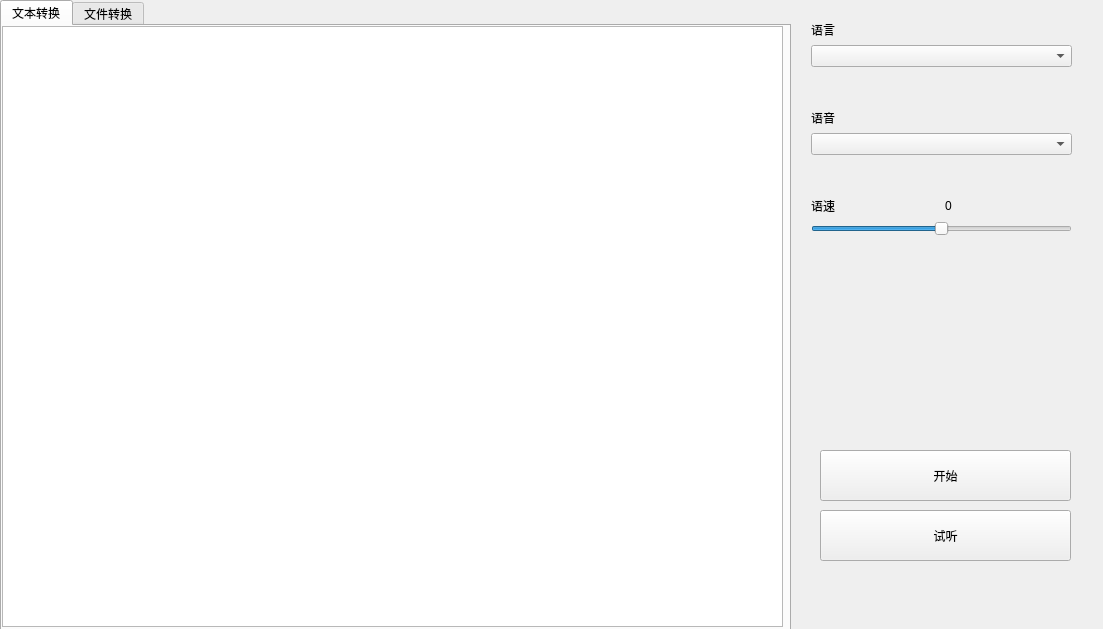
<?xml version="1.0" encoding="UTF-8"?>
<ui version="4.0">
 <class>Form</class>
 <widget class="QWidget" name="Form">
  <property name="geometry">
   <rect>
    <x>0</x>
    <y>0</y>
    <width>1103</width>
    <height>629</height>
   </rect>
  </property>
  <property name="windowTitle">
   <string>微软文字转语音</string>
  </property>
  <widget class="QTabWidget" name="tabWidget">
   <property name="geometry">
    <rect>
     <x>0</x>
     <y>0</y>
     <width>791</width>
     <height>631</height>
    </rect>
   </property>
   <property name="currentIndex">
    <number>0</number>
   </property>
   <widget class="QWidget" name="tab">
    <attribute name="title">
     <string>文本转换</string>
    </attribute>
    <widget class="QTextEdit" name="textEdit">
     <property name="geometry">
      <rect>
       <x>0</x>
       <y>0</y>
       <width>781</width>
       <height>601</height>
      </rect>
     </property>
    </widget>
   </widget>
   <widget class="QWidget" name="tab_2">
    <attribute name="title">
     <string>文件转换</string>
    </attribute>
    <widget class="QPushButton" name="file_select_Button">
     <property name="geometry">
      <rect>
       <x>20</x>
       <y>30</y>
       <width>116</width>
       <height>23</height>
      </rect>
     </property>
     <property name="text">
      <string>选择需要转换的文件</string>
     </property>
    </widget>
    <widget class="QLineEdit" name="lineEdit">
     <property name="geometry">
      <rect>
       <x>141</x>
       <y>30</y>
       <width>621</width>
       <height>23</height>
      </rect>
     </property>
    </widget>
   </widget>
  </widget>
  <widget class="QPushButton" name="do_Button">
   <property name="enabled">
    <bool>true</bool>
   </property>
   <property name="geometry">
    <rect>
     <x>820</x>
     <y>450</y>
     <width>251</width>
     <height>51</height>
    </rect>
   </property>
   <property name="text">
    <string>开始</string>
   </property>
  </widget>
  <widget class="QWidget" name="layoutWidget">
   <property name="geometry">
    <rect>
     <x>811</x>
     <y>21</y>
     <width>261</width>
     <height>251</height>
    </rect>
   </property>
   <layout class="QVBoxLayout" name="verticalLayout">
    <item>
     <widget class="QLabel" name="language">
      <property name="text">
       <string>语言</string>
      </property>
     </widget>
    </item>
    <item>
     <widget class="QComboBox" name="comboBox"/>
    </item>
    <item>
     <spacer name="verticalSpacer">
      <property name="orientation">
       <enum>Qt::Vertical</enum>
      </property>
      <property name="sizeHint" stdset="0">
       <size>
        <width>20</width>
        <height>40</height>
       </size>
      </property>
     </spacer>
    </item>
    <item>
     <widget class="QLabel" name="speaker_name">
      <property name="text">
       <string>语音</string>
      </property>
     </widget>
    </item>
    <item>
     <widget class="QComboBox" name="comboBox_2"/>
    </item>
    <item>
     <spacer name="verticalSpacer_2">
      <property name="orientation">
       <enum>Qt::Vertical</enum>
      </property>
      <property name="sizeHint" stdset="0">
       <size>
        <width>20</width>
        <height>40</height>
       </size>
      </property>
     </spacer>
    </item>
    <item>
     <layout class="QHBoxLayout" name="horizontalLayout">
      <item>
       <widget class="QLabel" name="rate_show">
        <property name="autoFillBackground">
         <bool>true</bool>
        </property>
        <property name="text">
         <string>语速</string>
        </property>
       </widget>
      </item>
      <item>
       <widget class="QLabel" name="rate">
        <property name="autoFillBackground">
         <bool>true</bool>
        </property>
        <property name="text">
         <string>0</string>
        </property>
       </widget>
      </item>
     </layout>
    </item>
    <item>
     <widget class="QSlider" name="horizontalSlider">
      <property name="minimum">
       <number>-200</number>
      </property>
      <property name="maximum">
       <number>200</number>
      </property>
      <property name="singleStep">
       <number>10</number>
      </property>
      <property name="orientation">
       <enum>Qt::Horizontal</enum>
      </property>
     </widget>
    </item>
    <item>
     <spacer name="verticalSpacer_3">
      <property name="orientation">
       <enum>Qt::Vertical</enum>
      </property>
      <property name="sizeHint" stdset="0">
       <size>
        <width>20</width>
        <height>40</height>
       </size>
      </property>
     </spacer>
    </item>
   </layout>
  </widget>
  <widget class="QPushButton" name="test_Button">
   <property name="geometry">
    <rect>
     <x>820</x>
     <y>510</y>
     <width>251</width>
     <height>51</height>
    </rect>
   </property>
   <property name="text">
    <string>试听</string>
   </property>
  </widget>
 </widget>
 <resources/>
 <connections>
  <connection>
   <sender>horizontalSlider</sender>
   <signal>valueChanged(int)</signal>
   <receiver>rate</receiver>
   <slot>setNum(int)</slot>
   <hints>
    <hint type="sourcelabel">
     <x>941</x>
     <y>220</y>
    </hint>
    <hint type="destinationlabel">
     <x>1007</x>
     <y>199</y>
    </hint>
   </hints>
  </connection>
  <connection>
   <sender>comboBox</sender>
   <signal>currentTextChanged(QString)</signal>
   <receiver>comboBox_2</receiver>
   <slot>setEditText(QString)</slot>
   <hints>
    <hint type="sourcelabel">
     <x>951</x>
     <y>53</y>
    </hint>
    <hint type="destinationlabel">
     <x>952</x>
     <y>137</y>
    </hint>
   </hints>
  </connection>
 </connections>
</ui>
